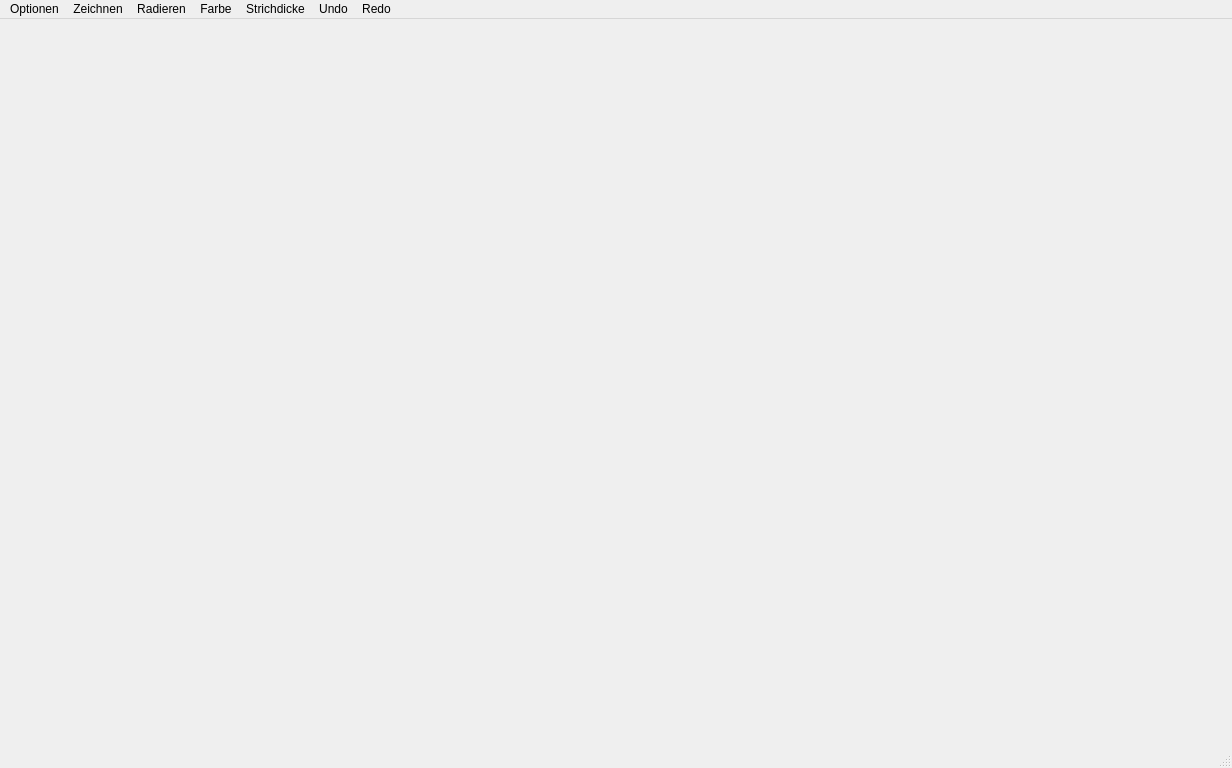
<?xml version="1.0" encoding="UTF-8"?>
<ui version="4.0">
 <class>View</class>
 <widget class="QMainWindow" name="View">
  <property name="geometry">
   <rect>
    <x>0</x>
    <y>0</y>
    <width>1232</width>
    <height>768</height>
   </rect>
  </property>
  <property name="windowTitle">
   <string>View</string>
  </property>
  <widget class="QWidget" name="centralwidget">
   <widget class="QLabel" name="GraphicsView">
    <property name="geometry">
     <rect>
      <x>-1</x>
      <y>-52</y>
      <width>1231</width>
      <height>771</height>
     </rect>
    </property>
    <property name="text">
     <string/>
    </property>
   </widget>
  </widget>
  <widget class="QMenuBar" name="menubar">
   <property name="geometry">
    <rect>
     <x>0</x>
     <y>0</y>
     <width>1232</width>
     <height>22</height>
    </rect>
   </property>
   <property name="nativeMenuBar">
    <bool>false</bool>
   </property>
   <widget class="QMenu" name="menuOptionen">
    <property name="title">
     <string>Optionen</string>
    </property>
    <addaction name="actionNeu"/>
    <addaction name="actionOeffnen"/>
    <addaction name="actionSpeichern"/>
    <addaction name="actionExportieren"/>
    <addaction name="actionKalibrieren"/>
    <addaction name="actionHilfe"/>
   </widget>
   <widget class="QMenu" name="menuZeichnen">
    <property name="toolTip">
     <string>Zeichnen</string>
    </property>
    <property name="title">
     <string>Zeichnen</string>
    </property>
    <property name="icon">
     <iconset>
      <normaloff>zeichnen.PNG</normaloff>zeichnen.PNG</iconset>
    </property>
   </widget>
   <widget class="QMenu" name="menuRadieren">
    <property name="toolTip">
     <string>Entferne bereits gemalte Striche</string>
    </property>
    <property name="title">
     <string>Radieren</string>
    </property>
    <property name="icon">
     <iconset>
      <normaloff>../Downloads/images-removebg-preview.png</normaloff>../Downloads/images-removebg-preview.png</iconset>
    </property>
   </widget>
   <widget class="QMenu" name="menuFarbe">
    <property name="toolTip">
     <string>Wähle eine Zeichenfarbe</string>
    </property>
    <property name="title">
     <string>Farbe</string>
    </property>
    <property name="icon">
     <iconset>
      <normaloff>Farbe.PNG</normaloff>Farbe.PNG</iconset>
    </property>
    <addaction name="actionrot"/>
    <addaction name="actiongruen"/>
    <addaction name="actionblau"/>
    <addaction name="actiongelb"/>
    <addaction name="actionweiss"/>
    <addaction name="actionschwarz"/>
   </widget>
   <widget class="QMenu" name="menuStrichdicke">
    <property name="toolTip">
     <string>Wähle eine Strichdicke aus</string>
    </property>
    <property name="title">
     <string>Strichdicke</string>
    </property>
    <property name="icon">
     <iconset>
      <normaloff>Strichdicke.PNG</normaloff>Strichdicke.PNG</iconset>
    </property>
    <addaction name="actionDuenn"/>
    <addaction name="actionMittel"/>
    <addaction name="actionDick"/>
   </widget>
   <widget class="QMenu" name="menuUndo">
    <property name="toolTip">
     <string>Mache den letzten Schritt rückgängig</string>
    </property>
    <property name="title">
     <string>Undo</string>
    </property>
    <property name="icon">
     <iconset>
      <normaloff>undo.PNG</normaloff>undo.PNG</iconset>
    </property>
   </widget>
   <widget class="QMenu" name="menuRedo">
    <property name="toolTip">
     <string>Wiederhole den letzten Schritt</string>
    </property>
    <property name="title">
     <string>Redo</string>
    </property>
    <property name="icon">
     <iconset>
      <normaloff>redo.PNG</normaloff>redo.PNG</iconset>
    </property>
   </widget>
   <addaction name="menuOptionen"/>
   <addaction name="menuZeichnen"/>
   <addaction name="menuRadieren"/>
   <addaction name="menuFarbe"/>
   <addaction name="menuStrichdicke"/>
   <addaction name="menuUndo"/>
   <addaction name="menuRedo"/>
  </widget>
  <widget class="QStatusBar" name="statusbar"/>
  <action name="actionNeu">
   <property name="text">
    <string>Neu</string>
   </property>
   <property name="toolTip">
    <string>Erstelle ein neues Bild</string>
   </property>
  </action>
  <action name="actionOeffnen">
   <property name="text">
    <string>Öffnen</string>
   </property>
   <property name="toolTip">
    <string>Öffne ein bereits vorhandenes Bild</string>
   </property>
  </action>
  <action name="actionSpeichern">
   <property name="text">
    <string>Speichern</string>
   </property>
   <property name="toolTip">
    <string>Speichere ein Bild ab </string>
   </property>
  </action>
  <action name="actionExportieren">
   <property name="text">
    <string>Exportieren</string>
   </property>
   <property name="toolTip">
    <string>Exportiere ein Bild</string>
   </property>
  </action>
  <action name="actionKalibrieren">
   <property name="text">
    <string>Kalibrieren</string>
   </property>
   <property name="toolTip">
    <string>Kalibriere die Anwendung</string>
   </property>
  </action>
  <action name="actionHilfe">
   <property name="text">
    <string>Hilfe</string>
   </property>
   <property name="toolTip">
    <string>Hilfe zur Anwendung</string>
   </property>
  </action>
  <action name="actionrot">
   <property name="icon">
    <iconset>
     <normaloff>rot.PNG</normaloff>rot.PNG</iconset>
   </property>
   <property name="text">
    <string>rot</string>
   </property>
  </action>
  <action name="actiongruen">
   <property name="icon">
    <iconset>
     <normaloff>gruen.PNG</normaloff>gruen.PNG</iconset>
   </property>
   <property name="text">
    <string>grün</string>
   </property>
   <property name="toolTip">
    <string>grün</string>
   </property>
  </action>
  <action name="actionblau">
   <property name="icon">
    <iconset>
     <normaloff>blau.PNG</normaloff>blau.PNG</iconset>
   </property>
   <property name="text">
    <string>blau</string>
   </property>
  </action>
  <action name="actiongelb">
   <property name="icon">
    <iconset>
     <normaloff>gelb.PNG</normaloff>gelb.PNG</iconset>
   </property>
   <property name="text">
    <string>gelb</string>
   </property>
  </action>
  <action name="actionweiss">
   <property name="icon">
    <iconset>
     <normaloff>weiss.PNG</normaloff>weiss.PNG</iconset>
   </property>
   <property name="text">
    <string>weiß</string>
   </property>
  </action>
  <action name="actionDuenn">
   <property name="icon">
    <iconset>
     <normaloff>icons/duenn.PNG</normaloff>icons/duenn.PNG</iconset>
   </property>
   <property name="text">
    <string>Dünn</string>
   </property>
  </action>
  <action name="actionMittel">
   <property name="icon">
    <iconset>
     <normaloff>icons/mittel.PNG</normaloff>icons/mittel.PNG</iconset>
   </property>
   <property name="text">
    <string>Mittel</string>
   </property>
  </action>
  <action name="actionDick">
   <property name="icon">
    <iconset>
     <normaloff>icons/dick.PNG</normaloff>icons/dick.PNG</iconset>
   </property>
   <property name="text">
    <string>Dick</string>
   </property>
  </action>
  <action name="actionschwarz">
   <property name="icon">
    <iconset>
     <normaloff>schwarz.PNG</normaloff>schwarz.PNG</iconset>
   </property>
   <property name="text">
    <string>schwarz</string>
   </property>
  </action>
 </widget>
 <resources/>
 <connections/>
</ui>
